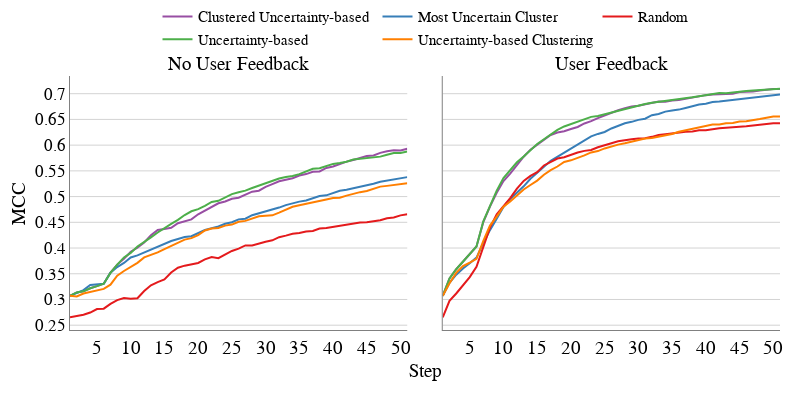
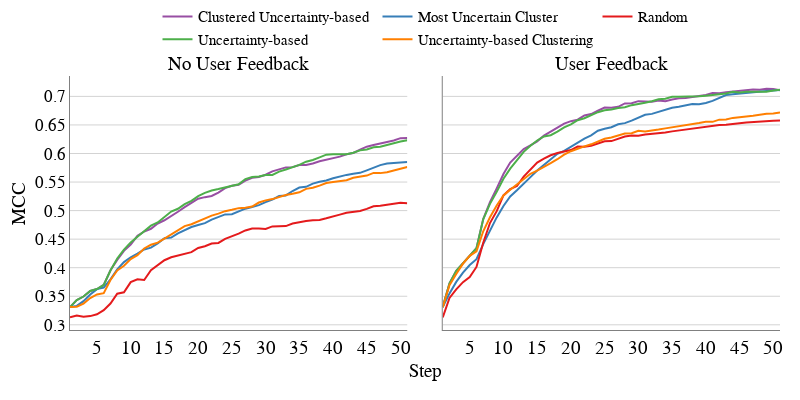

The code cell stored with these charts, in order, in its notebook:
### Code cell
metric = 'mcc'
for i, df in enumerate([results1, results2]):

    dataset_name = ['FoodKG', "Allrecipes"][i]
    fig_title = "_".join([dataset_name, metric_map[metric]])
    data = df.groupby(["feedback_eval", "strategy"])[metric].mean()

    x_dtick = 5
    x_title = 'Step'
    y_title = metric_map[metric]
    x_add = 1
    line_plots(data, x_add, x_dtick, x_title, y_title, fig_title)
